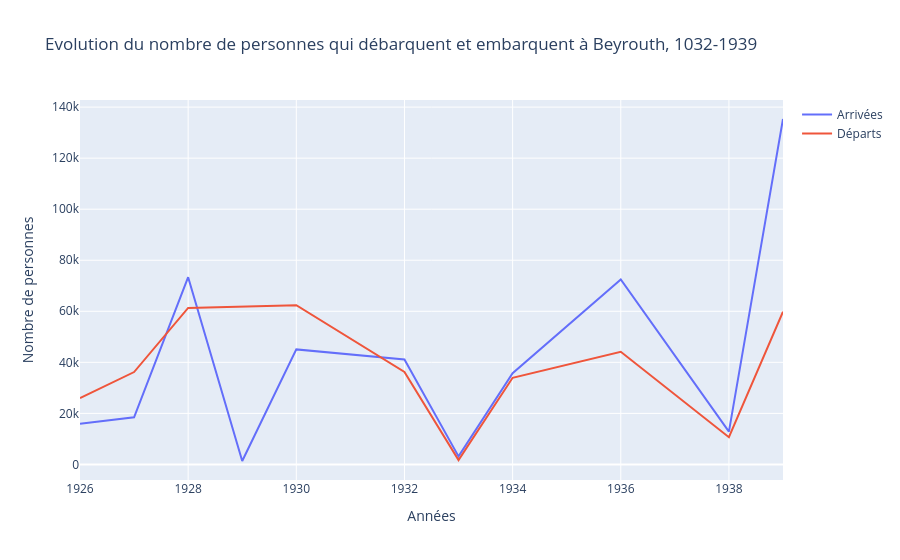
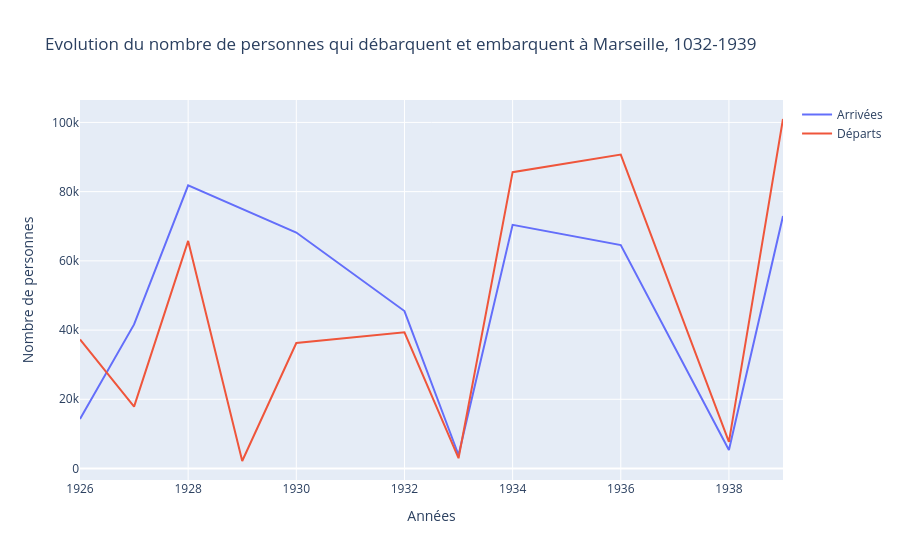
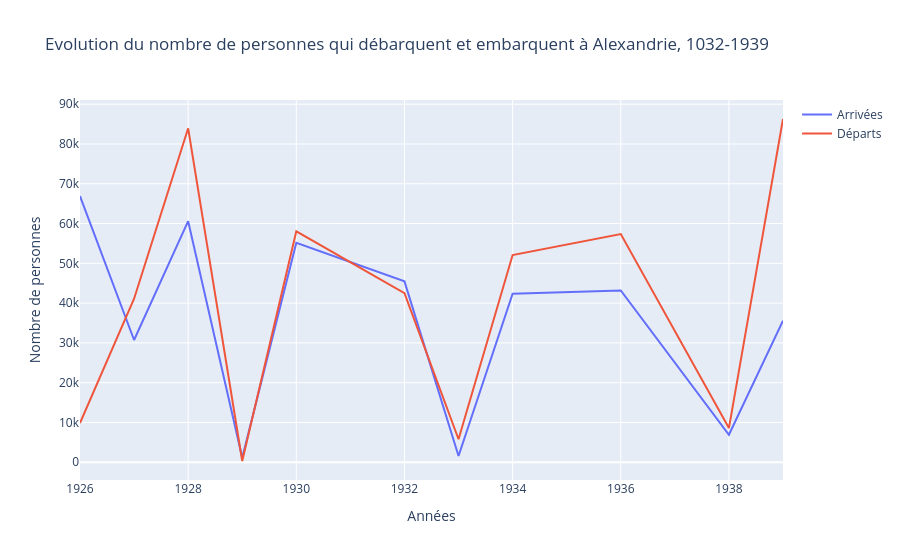

Notebook source saved alongside these figures, in order:
### Markdown cell above
### 3. Beyrouth est-il davantage un port d’embarquement ou de débarquement pour les voyageurs à destination ou en provenance de Marseille et d’Alexandrie ?

### Code cell
fig = go.Figure()
fig.add_trace(go.Scatter(x=beirut_arrivals_year["year"], y=beirut_arrivals_year["total_persons"], mode="lines", name="Arrivées"))
fig.add_trace(go.Scatter(x=beirut_departure_year["year"], y=beirut_departure_year["total_persons"], mode="lines", name="Départs"))
fig.update_layout(title=f"Evolution du nombre de personnes qui débarquent et embarquent à Beyrouth, {begin_year}-{end_year}", xaxis_title="Années", yaxis_title="Nombre de personnes")
fig.show()

fig = go.Figure()
fig.add_trace(go.Scatter(x=marseille_arrivals_year["year"], y=marseille_arrivals_year["total_persons"], mode="lines", name="Arrivées"))
fig.add_trace(go.Scatter(x=marseille_departure_year["year"], y=marseille_departure_year["total_persons"], mode="lines", name="Départs"))
fig.update_layout(title=f"Evolution du nombre de personnes qui débarquent et embarquent à Marseille, {begin_year}-{end_year}", xaxis_title="Années", yaxis_title="Nombre de personnes")
fig.show()


fig = go.Figure()
fig.add_trace(go.Scatter(x=alexandria_arrivals_year["year"], y=alexandria_arrivals_year["total_persons"], mode="lines", name="Arrivées"))
fig.add_trace(go.Scatter(x=alexandria_departure_year["year"], y=alexandria_departure_year["total_persons"], mode="lines", name="Départs"))
fig.update_layout(title=f"Evolution du nombre de personnes qui débarquent et embarquent à Alexandrie, {begin_year}-{end_year}", xaxis_title="Années", yaxis_title="Nombre de personnes")
fig.show()

### Figure 1 — Plotly figure (JSON) as saved in the notebook; plotly's stock layout.template omitted (floating-point values rounded to 4 significant figures)
{"data": [{"mode": "lines", "name": "Arrivées", "type": "scatter", "x": [1926, 1927, 1928, 1929, 1930, 1932, 1933, 1934, 1936, 1938, 1939], "y": [15960, 18480, 73370, 1340, 45070, 41130, 3150, 35710, 72470, 12820, 135340]}, {"mode": "lines", "name": "Départs", "type": "scatter", "x": [1926, 1927, 1928, 1930, 1932, 1933, 1934, 1936, 1938, 1939], "y": [26020, 36200, 61330, 62360, 36220, 1690, 33950, 44120, 10660, 59860]}], "layout": {"title": {"text": "Evolution du nombre de personnes qui débarquent et embarquent à Beyrouth, 1032-1939"}, "xaxis": {"title": {"text": "Années"}}, "yaxis": {"title": {"text": "Nombre de personnes"}}}}

### Figure 2 — Plotly figure (JSON) as saved in the notebook; plotly's stock layout.template omitted (floating-point values rounded to 4 significant figures)
{"data": [{"mode": "lines", "name": "Arrivées", "type": "scatter", "x": [1926, 1927, 1928, 1930, 1932, 1933, 1934, 1936, 1938, 1939], "y": [14320, 41630, 81820, 68190, 45500, 3900, 70420, 64550, 5360, 72940]}, {"mode": "lines", "name": "Départs", "type": "scatter", "x": [1926, 1927, 1928, 1929, 1930, 1932, 1933, 1934, 1936, 1938, 1939], "y": [37310, 17880, 65770, 2170, 36270, 39350, 2970, 85630, 90710, 7700, 100990]}], "layout": {"title": {"text": "Evolution du nombre de personnes qui débarquent et embarquent à Marseille, 1032-1939"}, "xaxis": {"title": {"text": "Années"}}, "yaxis": {"title": {"text": "Nombre de personnes"}}}}

### Figure 3 — Plotly figure (JSON) as saved in the notebook; plotly's stock layout.template omitted (floating-point values rounded to 4 significant figures)
{"data": [{"mode": "lines", "name": "Arrivées", "type": "scatter", "x": [1926, 1927, 1928, 1929, 1930, 1932, 1933, 1934, 1936, 1938, 1939], "y": [66900, 30730, 60590, 1140, 55150, 45460, 1560, 42350, 43170, 6900, 35560]}, {"mode": "lines", "name": "Départs", "type": "scatter", "x": [1926, 1927, 1928, 1929, 1930, 1932, 1933, 1934, 1936, 1938, 1939], "y": [9860, 41090, 83940, 310, 58040, 42480, 5780, 52080, 57340, 8580, 86280]}], "layout": {"title": {"text": "Evolution du nombre de personnes qui débarquent et embarquent à Alexandrie, 1032-1939"}, "xaxis": {"title": {"text": "Années"}}, "yaxis": {"title": {"text": "Nombre de personnes"}}}}
